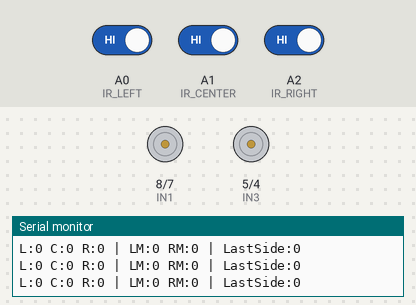
Bench run of a sketch on a simulated Arduino Uno, built with avr-gcc and run on an emulated ATmega328P. Shown: motor-driver pin pairs drawn as motors (green arrow = first pin HIGH = forward, orange = second pin HIGH = backward, longer = more drive, scaled by the enable pin), the last lines printed to the serial monitor. The inputs (shaded band) are chosen by the test bench; at power-on: A0 (IR_LEFT) HIGH, A1 (IR_CENTER) HIGH, A2 (IR_RIGHT) HIGH.

Above: at 4.2 s.
4.3 s: A0 (IR_LEFT) driven LOW
At 5.5 s:
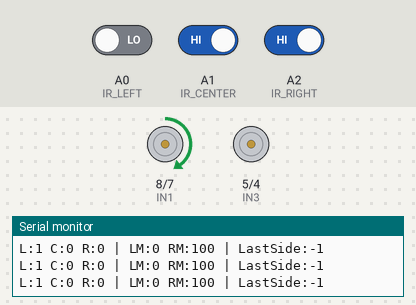
5.8 s: A1 (IR_CENTER) driven LOW
At 7.0 s:
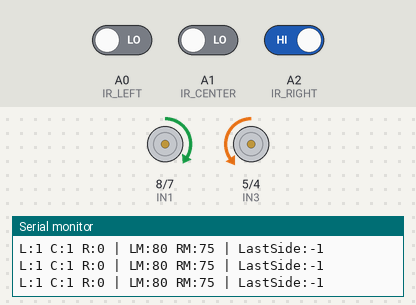
7.3 s: A2 (IR_RIGHT) driven LOW
At 7.6 s:
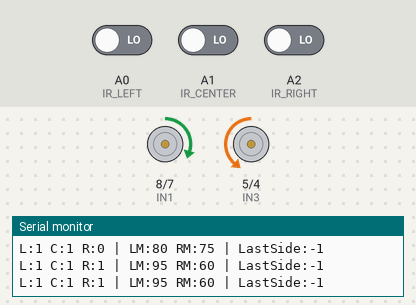
8.8 s: A0 (IR_LEFT) driven HIGH and A1 (IR_CENTER) driven HIGH
At 9.8 s:
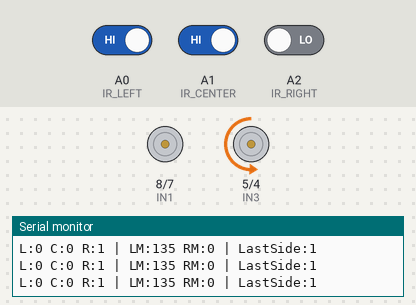
10.3 s: A2 (IR_RIGHT) driven HIGH
13.0 s: A1 (IR_CENTER) driven LOW
At 14.2 s:
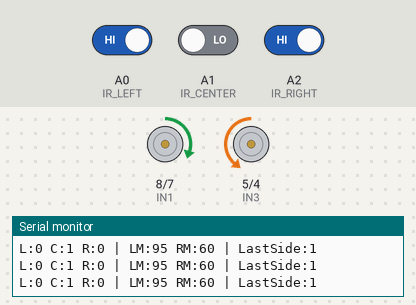
Timing chart, 0 to 15.5 s (numbered marks = the images above; inputs shaded):
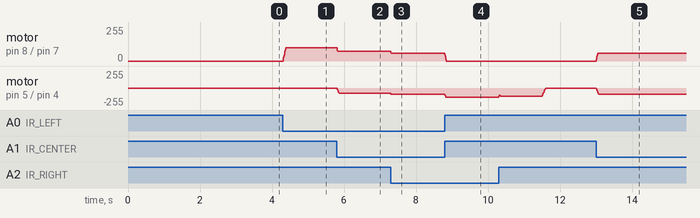

The sketch:

sketch_linefollowing2.ino
```cpp
/*
  COGS 300 - LAB 7
  SMOOTH WHITE-TAPE LINE FOLLOWER
  Arduino UNO R4 WiFi

  3 IR sensors, moderately spaced apart.
  Slow driving, gentle steering, corner recovery.
  No reversing motors.

  IR:
    Left   A0
    Center A1
    Right  A2

  Motors:
    Right: ENA 9, IN1 8, IN2 7
    Left:  ENB 3, IN3 5, IN4 4
*/

#include <Arduino.h>

// ========================================
// PINS
// ========================================

// Right motor
const int ENA = 9;
const int IN1 = 8;
const int IN2 = 7;

// Left motor
const int ENB = 3;
const int IN3 = 5;
const int IN4 = 4;

// IR sensors
const int IR_LEFT   = A0;
const int IR_CENTER = A1;
const int IR_RIGHT  = A2;

// Original confirmed motor orientation
const bool REVERSE_LEFT  = true;
const bool REVERSE_RIGHT = false;

// Set false ONLY if readings are inverted
const bool IR_ACTIVE_LOW = true;

// ========================================
// SPEED TUNING
// ========================================

const int BASE_SPEED = 60;

// Gentle correction
const int GENTLE_SLOW = 45;
const int GENTLE_FAST = 75;

// Strong correction
const int SHARP_SLOW = 0;
const int SHARP_FAST = 100;

// Lost-line recovery
const int SEARCH_SPEED = 85;

// Left motor compensation
const int LEFT_MOTOR_BOOST = 35;

// Smoothing
const int ACCEL_STEP = 12;

// Timings
const unsigned long START_DELAY = 3000;
const unsigned long LOOP_DELAY = 10;

// Short allowance for missed sensor readings
const unsigned long LOST_GRACE_MS = 30;

// Maximum time spent searching
const unsigned long MAX_SEARCH_MS = 1200;

// ========================================
// STATE
// ========================================

bool irL = false;
bool irC = false;
bool irR = false;

int leftMotorSpeed = 0;
int rightMotorSpeed = 0;

// -1 = line last seen left
//  0 = no direction known
// +1 = line last seen right
int lastSide = 0;

// Used to keep track of line loss
unsigned long lostSince = 0;

// Last valid driving commands
int previousLeft = 0;
int previousRight = 0;

// ========================================
// SENSOR FUNCTIONS
// ========================================

bool readIR(int pin) {
  int reading = digitalRead(pin);

  return IR_ACTIVE_LOW
    ? (reading == LOW)
    : (reading == HIGH);
}

void updateIR() {
  irL = readIR(IR_LEFT);
  irC = readIR(IR_CENTER);
  irR = readIR(IR_RIGHT);
}

// ========================================
// MOTOR OUTPUT
// ========================================

void motorOutput(
  int speedValue,
  int enablePin,
  int pin1,
  int pin2,
  bool reverse
) {
  speedValue = constrain(speedValue, -255, 255);

  if (reverse) {
    speedValue = -speedValue;
  }

  if (speedValue > 0) {
    digitalWrite(pin1, HIGH);
    digitalWrite(pin2, LOW);
    analogWrite(enablePin, speedValue);
  }
  else if (speedValue < 0) {
    digitalWrite(pin1, LOW);
    digitalWrite(pin2, HIGH);
    analogWrite(enablePin, -speedValue);
  }
  else {
    analogWrite(enablePin, 0);
    digitalWrite(pin1, LOW);
    digitalWrite(pin2, LOW);
  }
}

// ========================================
// SMOOTH SPEED CONTROL
// ========================================

int approachSpeed(int current, int target) {
  if (current < target) {
    return min(current + ACCEL_STEP, target);
  }

  if (current > target) {
    return max(current - ACCEL_STEP, target);
  }

  return target;
}

void driveSmooth(int leftTarget, int rightTarget) {

  // Compensation for weaker left motor
  if (leftTarget > 0) {
    leftTarget += LEFT_MOTOR_BOOST;
  }

  leftTarget = constrain(leftTarget, 0, 255);
  rightTarget = constrain(rightTarget, 0, 255);

  leftMotorSpeed =
    approachSpeed(leftMotorSpeed, leftTarget);

  rightMotorSpeed =
    approachSpeed(rightMotorSpeed, rightTarget);

  motorOutput(
    leftMotorSpeed,
    ENB,
    IN3,
    IN4,
    REVERSE_LEFT
  );

  motorOutput(
    rightMotorSpeed,
    ENA,
    IN1,
    IN2,
    REVERSE_RIGHT
  );
}

void stopNow() {
  leftMotorSpeed = 0;
  rightMotorSpeed = 0;

  motorOutput(0, ENB, IN3, IN4, REVERSE_LEFT);
  motorOutput(0, ENA, IN1, IN2, REVERSE_RIGHT);
}

// ========================================
// LINE FOLLOWING
// ========================================

void followLine() {

  int leftCmd = 0;
  int rightCmd = 0;

  bool seesTape = irL || irC || irR;

  // Reset line-loss timer when tape is seen
  if (seesTape) {
    lostSince = 0;
  }

  // --------------------------------------
  // CENTER ONLY: STRAIGHT
  // --------------------------------------

  if (!irL && irC && !irR) {

    leftCmd = BASE_SPEED;
    rightCmd = BASE_SPEED;
  }

  // --------------------------------------
  // LEFT + CENTER: GENTLE LEFT
  // --------------------------------------

  else if (irL && irC && !irR) {

    lastSide = -1;

    leftCmd = GENTLE_SLOW;
    rightCmd = GENTLE_FAST;
  }

  // --------------------------------------
  // CENTER + RIGHT: GENTLE RIGHT
  // --------------------------------------

  else if (!irL && irC && irR) {

    lastSide = 1;

    leftCmd = GENTLE_FAST;
    rightCmd = GENTLE_SLOW;
  }

  // --------------------------------------
  // LEFT ONLY: STRONG LEFT
  // --------------------------------------

  else if (irL && !irC && !irR) {

    lastSide = -1;

    leftCmd = SHARP_SLOW;
    rightCmd = SHARP_FAST;
  }

  // --------------------------------------
  // RIGHT ONLY: STRONG RIGHT
  // --------------------------------------

  else if (!irL && !irC && irR) {

    lastSide = 1;

    leftCmd = SHARP_FAST;
    rightCmd = SHARP_SLOW;
  }

  // --------------------------------------
  // ALL THREE: GO STRAIGHT
  // --------------------------------------

  else if (irL && irC && irR) {

    leftCmd = BASE_SPEED;
    rightCmd = BASE_SPEED;
  }

  // --------------------------------------
  // LEFT + RIGHT, CENTER OFF
  // Ambiguous: possible junction/distractor
  // --------------------------------------

  else if (irL && !irC && irR) {

    // Don't suddenly select a different line
    leftCmd = 45;
    rightCmd = 45;
  }

  // --------------------------------------
  // NO SENSORS: LOST LINE
  // --------------------------------------

  else {

    if (lostSince == 0) {
      lostSince = millis();
    }

    unsigned long lostTime = millis() - lostSince;

    // Briefly continue the previous direction
    if (lostTime < LOST_GRACE_MS) {

      leftCmd = min(previousLeft, 45);
      rightCmd = min(previousRight, 45);
    }

    // Give up after prolonged line loss
    else if (lostTime > MAX_SEARCH_MS) {

      leftCmd = 0;
      rightCmd = 0;
    }

    // Search LEFT without reversing
    else if (lastSide == -1) {

      leftCmd = 0;
      rightCmd = SEARCH_SPEED;
    }

    // Search RIGHT without reversing
    else if (lastSide == 1) {

      leftCmd = SEARCH_SPEED;
      rightCmd = 0;
    }

    // No previous direction: stop
    else {

      leftCmd = 0;
      rightCmd = 0;
    }
  }

  previousLeft = leftCmd;
  previousRight = rightCmd;

  driveSmooth(leftCmd, rightCmd);
}

// ========================================
// DEBUGGING
// ========================================

void printDebug() {

  static unsigned long lastPrint = 0;

  if (millis() - lastPrint < 150) {
    return;
  }

  lastPrint = millis();

  Serial.print("L:");
  Serial.print(irL);

  Serial.print(" C:");
  Serial.print(irC);

  Serial.print(" R:");
  Serial.print(irR);

  Serial.print(" | LM:");
  Serial.print(leftMotorSpeed);

  Serial.print(" RM:");
  Serial.print(rightMotorSpeed);

  Serial.print(" | LastSide:");
  Serial.println(lastSide);
}

// ========================================
// SETUP
// ========================================

void setup() {

  Serial.begin(115200);

  pinMode(ENA, OUTPUT);
  pinMode(IN1, OUTPUT);
  pinMode(IN2, OUTPUT);

  pinMode(ENB, OUTPUT);
  pinMode(IN3, OUTPUT);
  pinMode(IN4, OUTPUT);

  pinMode(IR_LEFT, INPUT);
  pinMode(IR_CENTER, INPUT);
  pinMode(IR_RIGHT, INPUT);

  stopNow();

  Serial.println("COGS 300 LAB 7");
  Serial.println("SMOOTH LINE FOLLOWER");
  Serial.println("Starting in 3 seconds");

  delay(START_DELAY);
}

// ========================================
// MAIN LOOP
// ========================================

void loop() {

  updateIR();

  followLine();

  printDebug();

  delay(LOOP_DELAY);
}
```

Measured:
- after the input at 4.3 s, motor on pin 8 (IN1) / pin 7 (IN2): moves from stopped to forward 100/255 over 0.08 s, starting at once
- after the input at 5.8 s, motor on pin 8 (IN1) / pin 7 (IN2): forward 100/255 → forward 75/255 at once; motor on pin 5 (IN3) / pin 4 (IN4): stopped → backward 80/255 at once
- after the input at 7.3 s, motor on pin 8 (IN1) / pin 7 (IN2): forward 75/255 → forward 60/255 at once; motor on pin 5 (IN3) / pin 4 (IN4): backward 80/255 → backward 95/255 at once
- after the input at 8.8 s, motor on pin 8 (IN1) / pin 7 (IN2): forward 60/255 → stopped at once; motor on pin 5 (IN3) / pin 4 (IN4): backward 95/255 → backward 135/255 at once
- after the input at 13.0 s, motor on pin 8 (IN1) / pin 7 (IN2): stopped → forward 60/255 at once; motor on pin 5 (IN3) / pin 4 (IN4): stopped → backward 95/255 at once
